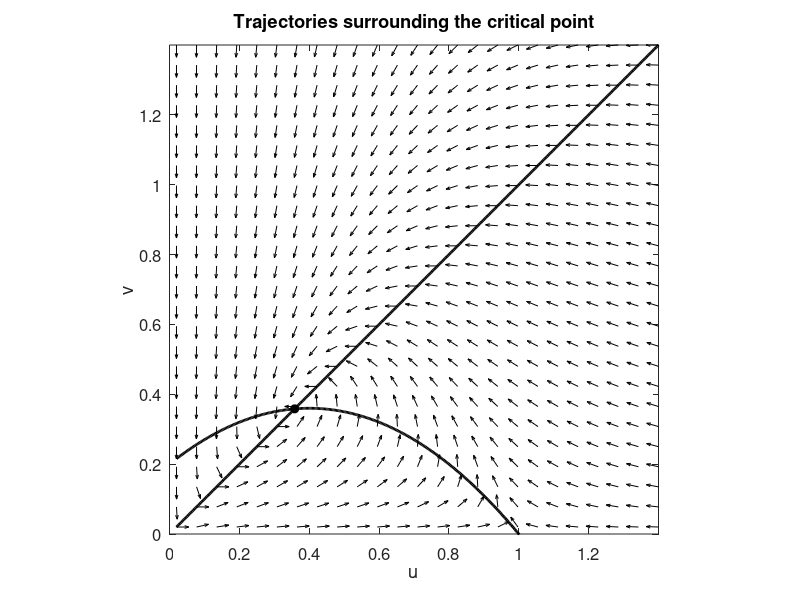

Write MATLAB code to recreate this figure.
%this is for the figure in 'Adapted Models' which shows my system will
%converge to a limit cycle as per the Poincare-Bendixson theorem
clear; clc; close all;
a = 1; 
b = 1; 
d = 0.2;

[u,v] = meshgrid(linspace(0.02,1.4,25), ...
                 linspace(0.02,1.4,25));

du = u.*(1-u) - (a*u.*v)./(u + d);
dv = b*v.*(1 - v./u);

% arrows here
L = sqrt(du.^2 + dv.^2);
du = du./L;
dv = dv./L;

figure('Position',[100 100 650 650])
hold on

quiver(u,v,du,dv,0.45,'k')

u_line = linspace(0.02,1.4,400);
plot(u_line,u_line,'k','LineWidth',2)

v_null = (u_line + d).*(1 - u_line)/a;
plot(u_line,v_null,'k','LineWidth',2)

 
u_star = ((1 - a - d) + sqrt((1 - a - d)^2 + 4*d))/2;
plot(u_star,u_star,'ko','MarkerFaceColor','k')

axis([0 1.4 0 1.4])
axis square
xlabel('u','FontSize',13)
ylabel('v','FontSize',13)
title('Trajectories surrounding the critical point')
box on
set(gca,'FontSize',12)
